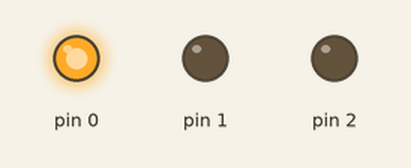
Simulated run of this sketch. Board: Arduino Uno, built with avr-gcc and run on an emulated ATmega328P. On the bench: output pins drawn as LEDs (lit = HIGH).

Above: at 0.5 s.
At 1.2 s:
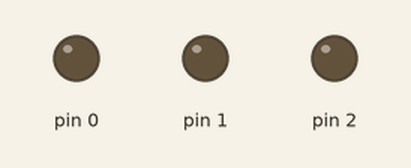
At 2.0 s:
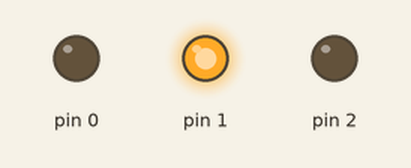
At 3.5 s:
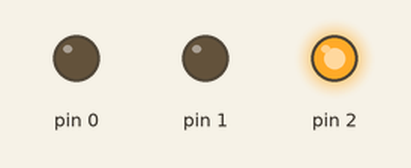
Timing chart, 0 to 5.9 s (numbered marks = the images above):
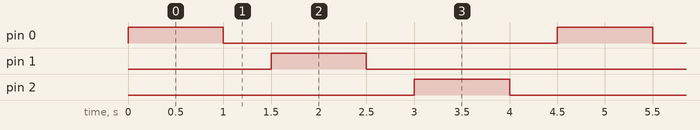

Measured:
- by itself, pin 0–2: alternates HIGH for 1.0 s and LOW for 3.5 s
- by itself, everything shown: repeats every 4.5 s, in 6 steps

The sketch:

Chapter04_Ex01.ino
```cpp
// C++ code
//
void setup()
{
  pinMode(0, OUTPUT);
  pinMode(1, OUTPUT);
  pinMode(2, OUTPUT);
}

void loop()
{
  digitalWrite(0, HIGH);
  delay(1000); // Wait for 1000 millisecond(s) (1s)
  digitalWrite(0, LOW);
  delay(500); // Wait for 1000 millisecond(s)

  digitalWrite(1, HIGH);
  delay(1000);
  digitalWrite(1, LOW);
  delay(500);

  digitalWrite(2, HIGH);
  delay(1000);
  digitalWrite(2, LOW);
  delay(500);
}
```
